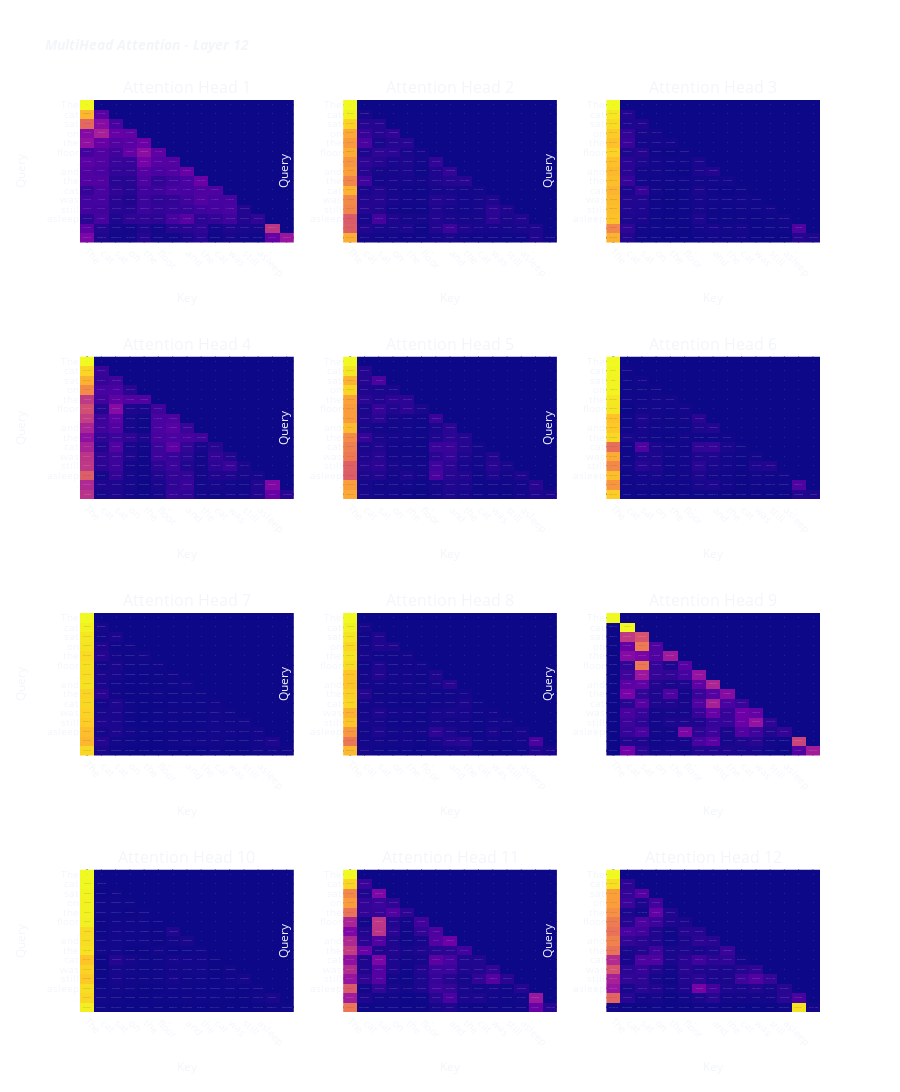

Notebook source saved alongside this figure:
### Markdown cell above
Or something like `Plotly`.

### Code cell
import plotly.graph_objs as go
from plotly.subplots import make_subplots


fig = go.Figure()
specs = [[{'type': 'heatmap'}]*3]*4
subplot_titles = [f"Attention Head {i+1}" for i in range(12)]
fig = make_subplots(rows=4, cols=3, specs=specs, subplot_titles=subplot_titles)

for i in range(1, 13):
    row = (i - 1) // 3 + 1
    col = i % 3 if i % 3 != 0 else 3
    fig.add_trace(
        # plotly go.Heatmap requires the matrix to be flipped
        go.Heatmap(z=cache["pattern", layer][0][i-1].cpu().numpy()[::-1, :], 
            texttemplate="%{z}",
            showscale=False,
            hovertemplate='Key: %{x}<br>Query: %{y}<br>Attention Score: %{z}<extra></extra>'), 
            row=row, col=col)

    fig.update_xaxes(title_text="Key", ticktext=sentence_tokens,row=row, col=col, tickmode='array', 
                    tickvals=list(range(len(sentence_tokens))), tickangle=45)
    fig.update_yaxes(title_text="Query", ticktext=sentence_tokens[::-1],row=row, col=col, tickmode='array', 
                    tickvals=list(range(len(sentence_tokens))))
    fig.update_layout(template="plotly_dark",
                        title_text=f"<b><i>MultiHead Attention - Layer {layer + 1}</i></b>", 
                        font=dict(size=10), 
                        height=1300,
                        paper_bgcolor='rgba(0, 0, 0, 0)',
                        plot_bgcolor='rgba(0, 0, 0, 0)',
                        )

fig.show()

### Figure 1 — Plotly figure (JSON) as saved in the notebook; plotly's stock layout.template omitted (floating-point values rounded to 4 significant figures; data arrays with more than 128 entries replaced by an {"elided": "..."} marker saying what was removed)
{"data": [{"hovertemplate": "Key: %{x}<br>Query: %{y}<br>Attention Score: %{z}<extra></extra>", "showscale": false, "texttemplate": "%{z}", "type": "heatmap", "xaxis": "x", "yaxis": "y", "z": {"elided": "15x15 float values"}}, {"hovertemplate": "Key: %{x}<br>Query: %{y}<br>Attention Score: %{z}<extra></extra>", "showscale": false, "texttemplate": "%{z}", "type": "heatmap", "xaxis": "x2", "yaxis": "y2", "z": {"elided": "15x15 float values"}}, {"hovertemplate": "Key: %{x}<br>Query: %{y}<br>Attention Score: %{z}<extra></extra>", "showscale": false, "texttemplate": "%{z}", "type": "heatmap", "xaxis": "x3", "yaxis": "y3", "z": {"elided": "15x15 float values"}}, {"hovertemplate": "Key: %{x}<br>Query: %{y}<br>Attention Score: %{z}<extra></extra>", "showscale": false, "texttemplate": "%{z}", "type": "heatmap", "xaxis": "x4", "yaxis": "y4", "z": {"elided": "15x15 float values"}}, {"hovertemplate": "Key: %{x}<br>Query: %{y}<br>Attention Score: %{z}<extra></extra>", "showscale": false, "texttemplate": "%{z}", "type": "heatmap", "xaxis": "x5", "yaxis": "y5", "z": {"elided": "15x15 float values"}}, {"hovertemplate": "Key: %{x}<br>Query: %{y}<br>Attention Score: %{z}<extra></extra>", "showscale": false, "texttemplate": "%{z}", "type": "heatmap", "xaxis": "x6", "yaxis": "y6", "z": {"elided": "15x15 float values"}}, {"hovertemplate": "Key: %{x}<br>Query: %{y}<br>Attention Score: %{z}<extra></extra>", "showscale": false, "texttemplate": "%{z}", "type": "heatmap", "xaxis": "x7", "yaxis": "y7", "z": {"elided": "15x15 float values"}}, {"hovertemplate": "Key: %{x}<br>Query: %{y}<br>Attention Score: %{z}<extra></extra>", "showscale": false, "texttemplate": "%{z}", "type": "heatmap", "xaxis": "x8", "yaxis": "y8", "z": {"elided": "15x15 float values"}}, {"hovertemplate": "Key: %{x}<br>Query: %{y}<br>Attention Score: %{z}<extra></extra>", "showscale": false, "texttemplate": "%{z}", "type": "heatmap", "xaxis": "x9", "yaxis": "y9", "z": {"elided": "15x15 float values"}}, {"hovertemplate": "Key: %{x}<br>Query: %{y}<br>Attention Score: %{z}<extra></extra>", "showscale": false, "texttemplate": "%{z}", "type": "heatmap", "xaxis": "x10", "yaxis": "y10", "z": {"elided": "15x15 float values"}}, {"hovertemplate": "Key: %{x}<br>Query: %{y}<br>Attention Score: %{z}<extra></extra>", "showscale": false, "texttemplate": "%{z}", "type": "heatmap", "xaxis": "x11", "yaxis": "y11", "z": {"elided": "15x15 float values"}}, {"hovertemplate": "Key: %{x}<br>Query: %{y}<br>Attention Score: %{z}<extra></extra>", "showscale": false, "texttemplate": "%{z}", "type": "heatmap", "xaxis": "x12", "yaxis": "y12", "z": {"elided": "15x15 float values"}}], "layout": {"annotations": [{"font": {"size": 16}, "showarrow": false, "text": "Attention Head 1", "x": 0.1444, "xanchor": "center", "xref": "paper", "y": 1, "yanchor": "bottom", "yref": "paper"}, {"font": {"size": 16}, "showarrow": false, "text": "Attention Head 2", "x": 0.5, "xanchor": "center", "xref": "paper", "y": 1, "yanchor": "bottom", "yref": "paper"}, {"font": {"size": 16}, "showarrow": false, "text": "Attention Head 3", "x": 0.8556, "xanchor": "center", "xref": "paper", "y": 1, "yanchor": "bottom", "yref": "paper"}, {"font": {"size": 16}, "showarrow": false, "text": "Attention Head 4", "x": 0.1444, "xanchor": "center", "xref": "paper", "y": 0.7188, "yanchor": "bottom", "yref": "paper"}, {"font": {"size": 16}, "showarrow": false, "text": "Attention Head 5", "x": 0.5, "xanchor": "center", "xref": "paper", "y": 0.7188, "yanchor": "bottom", "yref": "paper"}, {"font": {"size": 16}, "showarrow": false, "text": "Attention Head 6", "x": 0.8556, "xanchor": "center", "xref": "paper", "y": 0.7188, "yanchor": "bottom", "yref": "paper"}, {"font": {"size": 16}, "showarrow": false, "text": "Attention Head 7", "x": 0.1444, "xanchor": "center", "xref": "paper", "y": 0.4375, "yanchor": "bottom", "yref": "paper"}, {"font": {"size": 16}, "showarrow": false, "text": "Attention Head 8", "x": 0.5, "xanchor": "center", "xref": "paper", "y": 0.4375, "yanchor": "bottom", "yref": "paper"}, {"font": {"size": 16}, "showarrow": false, "text": "Attention Head 9", "x": 0.8556, "xanchor": "center", "xref": "paper", "y": 0.4375, "yanchor": "bottom", "yref": "paper"}, {"font": {"size": 16}, "showarrow": false, "text": "Attention Head 10", "x": 0.1444, "xanchor": "center", "xref": "paper", "y": 0.1562, "yanchor": "bottom", "yref": "paper"}, {"font": {"size": 16}, "showarrow": false, "text": "Attention Head 11", "x": 0.5, "xanchor": "center", "xref": "paper", "y": 0.1562, "yanchor": "bottom", "yref": "paper"}, {"font": {"size": 16}, "showarrow": false, "text": "Attention Head 12", "x": 0.8556, "xanchor": "center", "xref": "paper", "y": 0.1562, "yanchor": "bottom", "yref": "paper"}], "font": {"size": 10}, "height": 1300, "paper_bgcolor": "rgba(0, 0, 0, 0)", "plot_bgcolor": "rgba(0, 0, 0, 0)", "title": {"text": "<b><i>MultiHead Attention - Layer 12</i></b>"}, "xaxis": {"anchor": "y", "domain": [0, 0.2889], "tickangle": 45, "tickmode": "array", "ticktext": ["The", " cat", " sat", " on", " the", " floor", ",", " and", " the", " cat", " was", " still", " asleep", ".", "\n"], "tickvals": [0, 1, 2, 3, 4, 5, 6, 7, 8, 9, 10, 11, 12, 13, 14], "title": {"text": "Key"}}, "xaxis10": {"anchor": "y10", "domain": [0, 0.2889], "tickangle": 45, "tickmode": "array", "ticktext": ["The", " cat", " sat", " on", " the", " floor", ",", " and", " the", " cat", " was", " still", " asleep", ".", "\n"], "tickvals": [0, 1, 2, 3, 4, 5, 6, 7, 8, 9, 10, 11, 12, 13, 14], "title": {"text": "Key"}}, "xaxis11": {"anchor": "y11", "domain": [0.3556, 0.6444], "tickangle": 45, "tickmode": "array", "ticktext": ["The", " cat", " sat", " on", " the", " floor", ",", " and", " the", " cat", " was", " still", " asleep", ".", "\n"], "tickvals": [0, 1, 2, 3, 4, 5, 6, 7, 8, 9, 10, 11, 12, 13, 14], "title": {"text": "Key"}}, "xaxis12": {"anchor": "y12", "domain": [0.7111, 1], "tickangle": 45, "tickmode": "array", "ticktext": ["The", " cat", " sat", " on", " the", " floor", ",", " and", " the", " cat", " was", " still", " asleep", ".", "\n"], "tickvals": [0, 1, 2, 3, 4, 5, 6, 7, 8, 9, 10, 11, 12, 13, 14], "title": {"text": "Key"}}, "xaxis2": {"anchor": "y2", "domain": [0.3556, 0.6444], "tickangle": 45, "tickmode": "array", "ticktext": ["The", " cat", " sat", " on", " the", " floor", ",", " and", " the", " cat", " was", " still", " asleep", ".", "\n"], "tickvals": [0, 1, 2, 3, 4, 5, 6, 7, 8, 9, 10, 11, 12, 13, 14], "title": {"text": "Key"}}, "xaxis3": {"anchor": "y3", "domain": [0.7111, 1], "tickangle": 45, "tickmode": "array", "ticktext": ["The", " cat", " sat", " on", " the", " floor", ",", " and", " the", " cat", " was", " still", " asleep", ".", "\n"], "tickvals": [0, 1, 2, 3, 4, 5, 6, 7, 8, 9, 10, 11, 12, 13, 14], "title": {"text": "Key"}}, "xaxis4": {"anchor": "y4", "domain": [0, 0.2889], "tickangle": 45, "tickmode": "array", "ticktext": ["The", " cat", " sat", " on", " the", " floor", ",", " and", " the", " cat", " was", " still", " asleep", ".", "\n"], "tickvals": [0, 1, 2, 3, 4, 5, 6, 7, 8, 9, 10, 11, 12, 13, 14], "title": {"text": "Key"}}, "xaxis5": {"anchor": "y5", "domain": [0.3556, 0.6444], "tickangle": 45, "tickmode": "array", "ticktext": ["The", " cat", " sat", " on", " the", " floor", ",", " and", " the", " cat", " was", " still", " asleep", ".", "\n"], "tickvals": [0, 1, 2, 3, 4, 5, 6, 7, 8, 9, 10, 11, 12, 13, 14], "title": {"text": "Key"}}, "xaxis6": {"anchor": "y6", "domain": [0.7111, 1], "tickangle": 45, "tickmode": "array", "ticktext": ["The", " cat", " sat", " on", " the", " floor", ",", " and", " the", " cat", " was", " still", " asleep", ".", "\n"], "tickvals": [0, 1, 2, 3, 4, 5, 6, 7, 8, 9, 10, 11, 12, 13, 14], "title": {"text": "Key"}}, "xaxis7": {"anchor": "y7", "domain": [0, 0.2889], "tickangle": 45, "tickmode": "array", "ticktext": ["The", " cat", " sat", " on", " the", " floor", ",", " and", " the", " cat", " was", " still", " asleep", ".", "\n"], "tickvals": [0, 1, 2, 3, 4, 5, 6, 7, 8, 9, 10, 11, 12, 13, 14], "title": {"text": "Key"}}, "xaxis8": {"anchor": "y8", "domain": [0.3556, 0.6444], "tickangle": 45, "tickmode": "array", "ticktext": ["The", " cat", " sat", " on", " the", " floor", ",", " and", " the", " cat", " was", " still", " asleep", ".", "\n"], "tickvals": [0, 1, 2, 3, 4, 5, 6, 7, 8, 9, 10, 11, 12, 13, 14], "title": {"text": "Key"}}, "xaxis9": {"anchor": "y9", "domain": [0.7111, 1], "tickangle": 45, "tickmode": "array", "ticktext": ["The", " cat", " sat", " on", " the", " floor", ",", " and", " the", " cat", " was", " still", " asleep", ".", "\n"], "tickvals": [0, 1, 2, 3, 4, 5, 6, 7, 8, 9, 10, 11, 12, 13, 14], "title": {"text": "Key"}}, "yaxis": {"anchor": "x", "domain": [0.8438, 1], "tickmode": "array", "ticktext": ["\n", ".", " asleep", " still", " was", " cat", " the", " and", ",", " floor", " the", " on", " sat", " cat", "The"], "tickvals": [0, 1, 2, 3, 4, 5, 6, 7, 8, 9, 10, 11, 12, 13, 14], "title": {"text": "Query"}}, "yaxis10": {"anchor": "x10", "domain": [0, 0.1562], "tickmode": "array", "ticktext": ["\n", ".", " asleep", " still", " was", " cat", " the", " and", ",", " floor", " the", " on", " sat", " cat", "The"], "tickvals": [0, 1, 2, 3, 4, 5, 6, 7, 8, 9, 10, 11, 12, 13, 14], "title": {"text": "Query"}}, "yaxis11": {"anchor": "x11", "domain": [0, 0.1562], "tickmode": "array", "ticktext": ["\n", ".", " asleep", " still", " was", " cat", " the", " and", ",", " floor", " the", " on", " sat", " cat", "The"], "tickvals": [0, 1, 2, 3, 4, 5, 6, 7, 8, 9, 10, 11, 12, 13, 14], "title": {"text": "Query"}}, "yaxis12": {"anchor": "x12", "domain": [0, 0.1562], "tickmode": "array", "ticktext": ["\n", ".", " asleep", " still", " was", " cat", " the", " and", ",", " floor", " the", " on", " sat", " cat", "The"], "tickvals": [0, 1, 2, 3, 4, 5, 6, 7, 8, 9, 10, 11, 12, 13, 14], "title": {"text": "Query"}}, "yaxis2": {"anchor": "x2", "domain": [0.8438, 1], "tickmode": "array", "ticktext": ["\n", ".", " asleep", " still", " was", " cat", " the", " and", ",", " floor", " the", " on", " sat", " cat", "The"], "tickvals": [0, 1, 2, 3, 4, 5, 6, 7, 8, 9, 10, 11, 12, 13, 14], "title": {"text": "Query"}}, "yaxis3": {"anchor": "x3", "domain": [0.8438, 1], "tickmode": "array", "ticktext": ["\n", ".", " asleep", " still", " was", " cat", " the", " and", ",", " floor", " the", " on", " sat", " cat", "The"], "tickvals": [0, 1, 2, 3, 4, 5, 6, 7, 8, 9, 10, 11, 12, 13, 14], "title": {"text": "Query"}}, "yaxis4": {"anchor": "x4", "domain": [0.5625, 0.7188], "tickmode": "array", "ticktext": ["\n", ".", " asleep", " still", " was", " cat", " the", " and", ",", " floor", " the", " on", " sat", " cat", "The"], "tickvals": [0, 1, 2, 3, 4, 5, 6, 7, 8, 9, 10, 11, 12, 13, 14], "title": {"text": "Query"}}, "yaxis5": {"anchor": "x5", "domain": [0.5625, 0.7188], "tickmode": "array", "ticktext": ["\n", ".", " asleep", " still", " was", " cat", " the", " and", ",", " floor", " the", " on", " sat", " cat", "The"], "tickvals": [0, 1, 2, 3, 4, 5, 6, 7, 8, 9, 10, 11, 12, 13, 14], "title": {"text": "Query"}}, "yaxis6": {"anchor": "x6", "domain": [0.5625, 0.7188], "tickmode": "array", "ticktext": ["\n", ".", " asleep", " still", " was", " cat", " the", " and", ",", " floor", " the", " on", " sat", " cat", "The"], "tickvals": [0, 1, 2, 3, 4, 5, 6, 7, 8, 9, 10, 11, 12, 13, 14], "title": {"text": "Query"}}, "yaxis7": {"anchor": "x7", "domain": [0.2812, 0.4375], "tickmode": "array", "ticktext": ["\n", ".", " asleep", " still", " was", " cat", " the", " and", ",", " floor", " the", " on", " sat", " cat", "The"], "tickvals": [0, 1, 2, 3, 4, 5, 6, 7, 8, 9, 10, 11, 12, 13, 14], "title": {"text": "Query"}}, "yaxis8": {"anchor": "x8", "domain": [0.2812, 0.4375], "tickmode": "array", "ticktext": ["\n", ".", " asleep", " still", " was", " cat", " the", " and", ",", " floor", " the", " on", " sat", " cat", "The"], "tickvals": [0, 1, 2, 3, 4, 5, 6, 7, 8, 9, 10, 11, 12, 13, 14], "title": {"text": "Query"}}, "yaxis9": {"anchor": "x9", "domain": [0.2812, 0.4375], "tickmode": "array", "ticktext": ["\n", ".", " asleep", " still", " was", " cat", " the", " and", ",", " floor", " the", " on", " sat", " cat", "The"], "tickvals": [0, 1, 2, 3, 4, 5, 6, 7, 8, 9, 10, 11, 12, 13, 14], "title": {"text": "Query"}}}}
